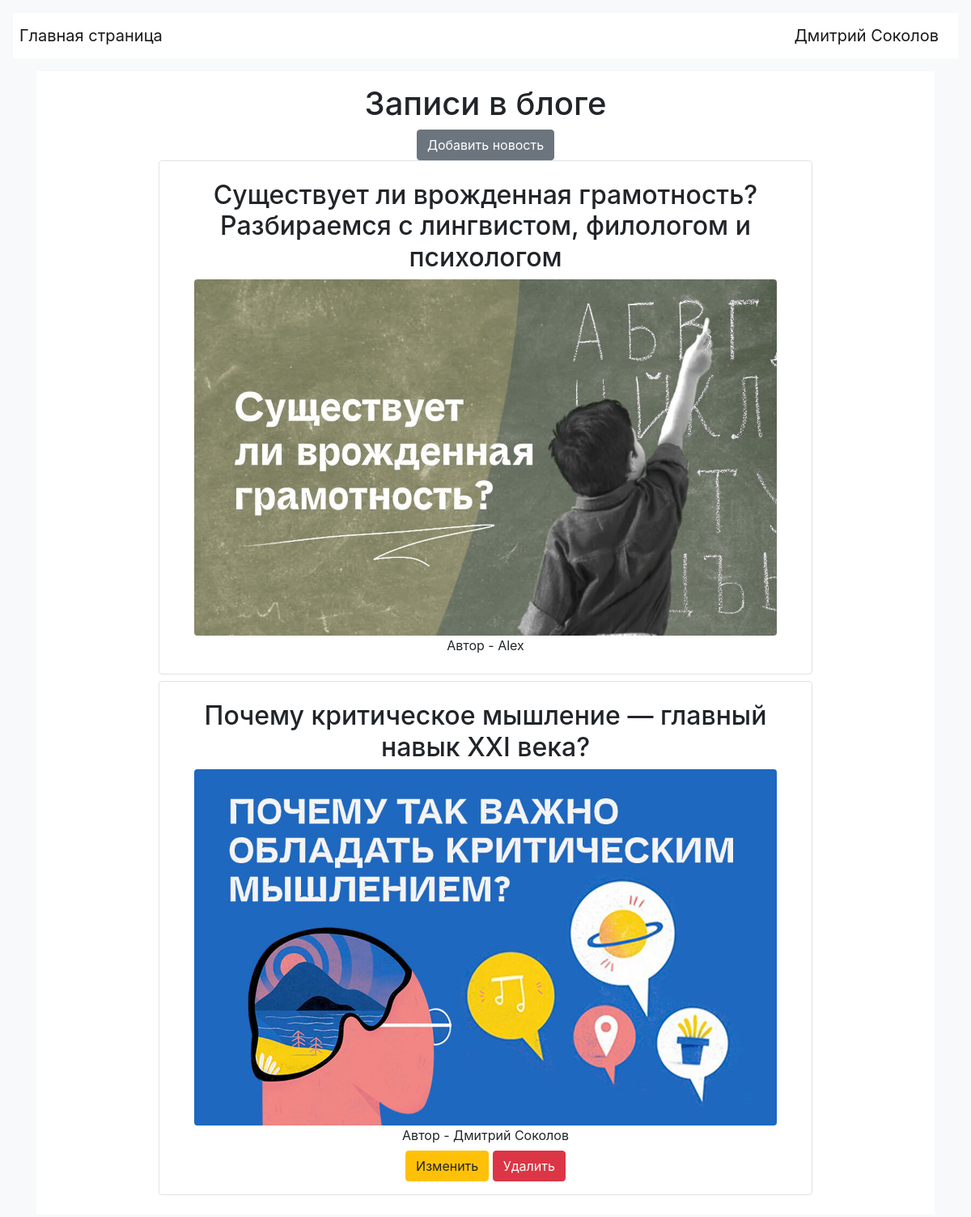
/ (signed in), run on the app's committed database.
### data/users.py (models this page shows, shortened)
class User(SqlAlchemyBase, UserMixin):  # класс пользователя
    __tablename__ = 'users'
    id = sqlalchemy.Column(sqlalchemy.Integer,
                           primary_key=True, autoincrement=True)
    name = sqlalchemy.Column(sqlalchemy.String, nullable=True)
    about = sqlalchemy.Column(sqlalchemy.String, nullable=True)
    email = sqlalchemy.Column(sqlalchemy.String,
                              index=True, unique=True, nullable=True)
    hashed_password = sqlalchemy.Column(sqlalchemy.String, nullable=True)
    created_date = sqlalchemy.Column(sqlalchemy.DateTime,
                                     default=datetime.datetime.now)
    news = orm.relation("News", back_populates='user')

### data/news.py (models this page shows)
class News(SqlAlchemyBase):  # класс постов
    __tablename__ = 'news'
    id = sqlalchemy.Column(sqlalchemy.Integer,
                           primary_key=True, autoincrement=True)
    title = sqlalchemy.Column(sqlalchemy.String, nullable=True)
    content = sqlalchemy.Column(sqlalchemy.String, nullable=True)
    created_date = sqlalchemy.Column(sqlalchemy.DateTime,
                                     default=datetime.datetime.now)
    is_private = sqlalchemy.Column(sqlalchemy.Boolean, default=True)
    user_id = sqlalchemy.Column(sqlalchemy.Integer,
                                sqlalchemy.ForeignKey("users.id"))
    user = orm.relation('User')

### main.py (the view)
@app.route("/")  # главная страница
def index():
    db_sess = db_session.create_session()
    if current_user.is_authenticated:
        news = db_sess.query(News).filter(
            (News.user == current_user) | (News.is_private != True))
    else:
        news = db_sess.query(News).filter(News.is_private != True)
    return render_template("index.html", news=news)

### data/db_session.py (called while the page is built)
def create_session() -> Session:
    global __factory
    return __factory()

### main.py (called while the page is built)
@login_manager.user_loader
def load_user(user_id):
    db_sess = db_session.create_session()
    return db_sess.query(User).get(user_id)

### templates/index.html
{% extends "base.html" %}
{% block content %}
<div align="center" class="p-3 mb-2 bg-white">
<h1>Записи в блоге</h1>
{% if current_user.is_authenticated %}
    <a href="news" class="btn btn-secondary">Добавить новость</a>
{% endif %}
{% for item in news%}
<div class="col-md6 border rounded w-75 p-3 mb-2 bg-white">
    <a href="/news/{{ item.id }}" role="button" class="btn btn">
        <h2>{{item.title}}</h2>
        <div>
            <img src="static/{{ item.id }}.jpg" alt=":(" class="rounded" width="720" height="440">
        </div>
        <div>
            Автор - {{item.user.name}}
        </div>
    </a>
    {% if current_user.is_authenticated and current_user == item.user %}
    <div>
        <a href="/news_edit/{{ item.id }}" class="btn btn-warning">
            Изменить
        </a>
        <a href="/news_delete/{{ item.id }}" class="btn btn-danger">
            Удалить
        </a>
    </div>
{% endif %}
</div>
{% endfor %}
</div>
{% endblock %}

### templates/base.html (shortened to what this page needs)
<!doctype html>
<html lang="en">
<head>
    <link rel="stylesheet"
          href="https://stackpath.bootstrapcdn.com/bootstrap/4.4.1/css/bootstrap.min.css"
>
</head>
<body class="p-3 mb-2 bg-light">
<header>
    <nav class="navbar navbar-light p-2 mb-3 bg-white">
        <a class="navbar-brand" href="/">Главная страница</a>
        {% if current_user.is_authenticated %}
            <a class="navbar-brand" href="/logout">{{ current_user.name }}</a>
        {% else %}
            <p>
            <a class="btn btn-primary " href="/register">Зарегистрироваться</a>
            <a class="btn btn-success" href="/login">Войти</a>
            </p>
        {% endif %}
    </nav>
</header>
<main role="main" class="container">
    {% block content %}{% endblock %}
</main>
</body>
</html>

### data on the page
User: name "Дмитрий Соколов"
News: title "Существует ли врожденная грамотность? Разбираемся с лингвистом, филологом и психологом", shows a picture, user.name "Alex"
News: title "Почему критическое мышление — главный навык XXI века?", shows a picture, user.name "Дмитрий Соколов"
